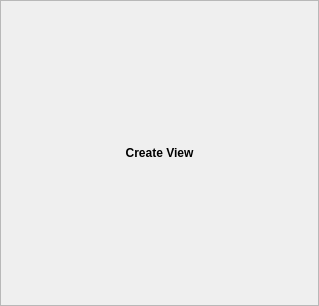
<?xml version="1.0" encoding="UTF-8"?>
<ui version="4.0">
 <class>EmptyView</class>
 <widget class="QWidget" name="EmptyView">
  <property name="geometry">
   <rect>
    <x>0</x>
    <y>0</y>
    <width>319</width>
    <height>306</height>
   </rect>
  </property>
  <property name="windowTitle">
   <string>Form</string>
  </property>
  <layout class="QGridLayout" name="gridLayout">
   <property name="margin">
    <number>0</number>
   </property>
   <item row="0" column="0">
    <widget class="QScrollArea" name="scrollArea">
     <property name="widgetResizable">
      <bool>true</bool>
     </property>
     <widget class="QWidget" name="widgetFoo">
      <property name="geometry">
       <rect>
        <x>0</x>
        <y>0</y>
        <width>315</width>
        <height>302</height>
       </rect>
      </property>
      <layout class="QGridLayout" name="gridLayout_2">
       <item row="0" column="1">
        <spacer name="verticalSpacer">
         <property name="orientation">
          <enum>Qt::Vertical</enum>
         </property>
         <property name="sizeHint" stdset="0">
          <size>
           <width>20</width>
           <height>109</height>
          </size>
         </property>
        </spacer>
       </item>
       <item row="1" column="0">
        <spacer name="horizontalSpacer">
         <property name="orientation">
          <enum>Qt::Horizontal</enum>
         </property>
         <property name="sizeHint" stdset="0">
          <size>
           <width>88</width>
           <height>20</height>
          </size>
         </property>
        </spacer>
       </item>
       <item row="1" column="1">
        <widget class="QFrame" name="ConvertActionsFrame">
         <property name="frameShape">
          <enum>QFrame::NoFrame</enum>
         </property>
         <property name="frameShadow">
          <enum>QFrame::Raised</enum>
         </property>
         <layout class="QVBoxLayout" name="verticalLayout">
          <property name="spacing">
           <number>2</number>
          </property>
          <item>
           <widget class="QLabel" name="label">
            <property name="text">
             <string>&lt;!DOCTYPE HTML PUBLIC &quot;-//W3C//DTD HTML 4.0//EN&quot; &quot;http://www.w3.org/TR/REC-html40/strict.dtd&quot;&gt;
&lt;html&gt;&lt;head&gt;&lt;meta name=&quot;qrichtext&quot; content=&quot;1&quot; /&gt;&lt;style type=&quot;text/css&quot;&gt;
p, li { white-space: pre-wrap; }
&lt;/style&gt;&lt;/head&gt;&lt;body style=&quot; font-family:'Helvetica'; font-size:9pt; font-weight:400; font-style:normal;&quot;&gt;
&lt;p align=&quot;center&quot; style=&quot; margin-top:0px; margin-bottom:0px; margin-left:0px; margin-right:0px; -qt-block-indent:0; text-indent:0px;&quot;&gt;&lt;span style=&quot; font-weight:600;&quot;&gt;Create View&lt;/span&gt;&lt;/p&gt;&lt;/body&gt;&lt;/html&gt;</string>
            </property>
            <property name="alignment">
             <set>Qt::AlignCenter</set>
            </property>
           </widget>
          </item>
         </layout>
        </widget>
       </item>
       <item row="1" column="2">
        <spacer name="horizontalSpacer_2">
         <property name="orientation">
          <enum>Qt::Horizontal</enum>
         </property>
         <property name="sizeHint" stdset="0">
          <size>
           <width>88</width>
           <height>20</height>
          </size>
         </property>
        </spacer>
       </item>
       <item row="2" column="1">
        <spacer name="verticalSpacer_2">
         <property name="orientation">
          <enum>Qt::Vertical</enum>
         </property>
         <property name="sizeHint" stdset="0">
          <size>
           <width>20</width>
           <height>109</height>
          </size>
         </property>
        </spacer>
       </item>
      </layout>
     </widget>
    </widget>
   </item>
  </layout>
 </widget>
 <resources/>
 <connections/>
</ui>
